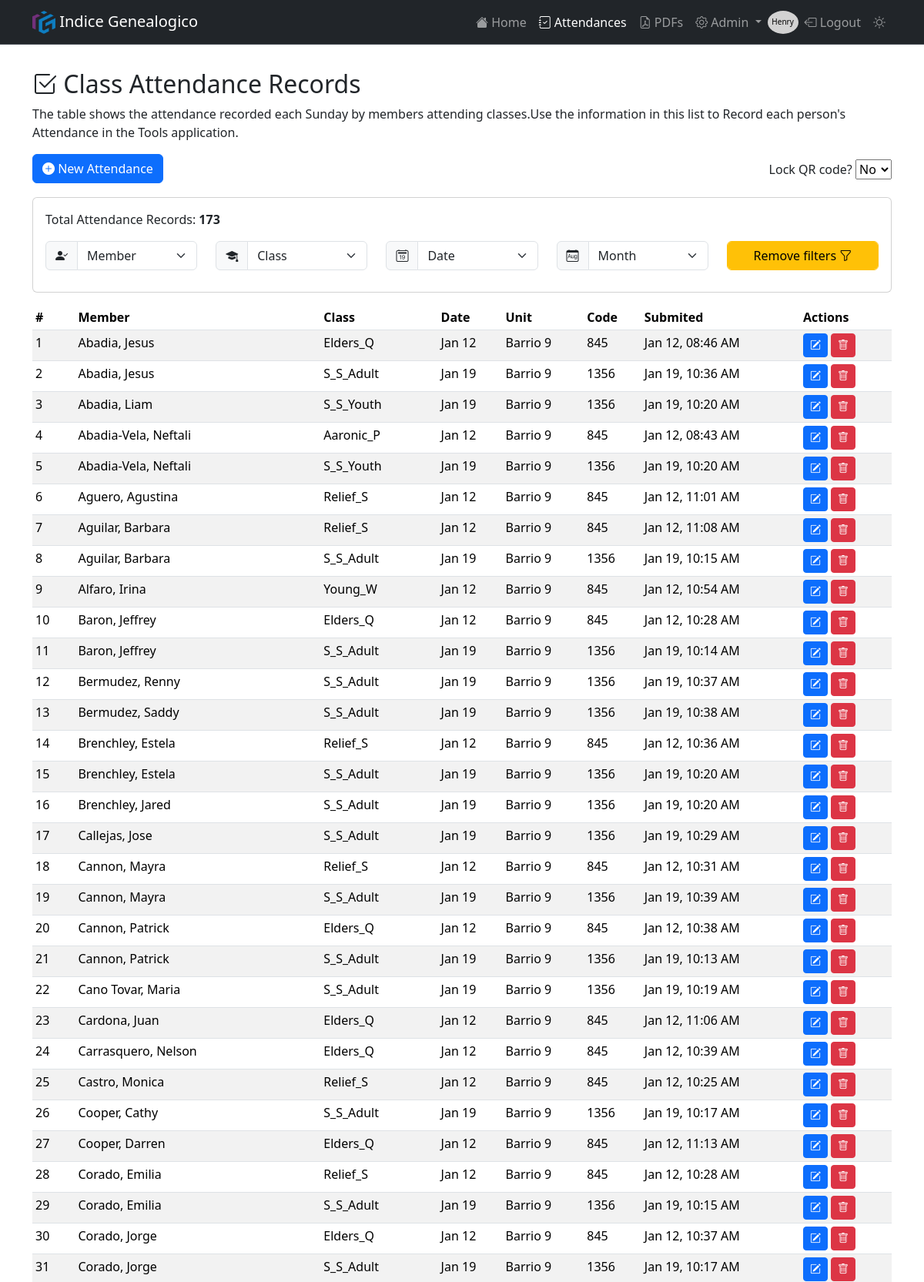
The app's page /attendances (signed in, upper part) with its own data.
### models.py (models this page shows, shortened)
class Setup(db.Model):
    __tablename__ = 'setup'
    id    = db.Column(db.Integer, primary_key=True)
    key   = db.Column(db.String(50), unique=True, nullable=False)
    value = db.Column(db.String(50), nullable=False)

class Attendance(db.Model):
    __tablename__ = 'attendance'
    id                  = db.Column(db.Integer, primary_key=True)
    student_name        = db.Column(db.String(50), nullable=False)
    class_id            = db.Column(db.Integer, db.ForeignKey('classes.id'), nullable=False)
    class_code          = db.Column(db.String(5), nullable=True)
    sunday_date         = db.Column(db.Date, nullable=False)
    sunday_code         = db.Column(db.String(10), nullable=True)
    submit_date         = db.Column(db.DateTime, default=lambda: datetime.now(Config.MOUNTAIN_TZ), nullable=False)
    meeting_center_id   = db.Column(db.Integer, db.ForeignKey('meeting_center.id'), nullable=False)
    __table_args__ = (db.UniqueConstraint('student_name', 'sunday_date', 'meeting_center_id', name='unique_attendance'),)

class Classes(db.Model):
    __tablename__     = 'classes'
    id                = db.Column(db.Integer, primary_key=True)
    class_name        = db.Column(db.String(50), nullable=False)
    short_name        = db.Column(db.String(20), nullable=False)
    class_code        = db.Column(db.String(10), nullable=False)
    class_type        = db.Column(db.String(10), nullable=False, default='Extra')
    schedule          = db.Column(db.String(10), nullable=True)
    is_active         = db.Column(db.Boolean, nullable=False, default=True)
    class_color       = db.Column(db.String(7), nullable=True, default="#000000")
    meeting_center_id = db.Column(db.Integer, db.ForeignKey('meeting_center.id'), nullable=False)
    attendances       = db.relationship('Attendance', backref=db.backref('classes', lazy=True), cascade="all, delete-orphan")
    __table_args__    = (
        UniqueConstraint('class_code', 'meeting_center_id', name='uq_class_code_meeting_center'),
        UniqueConstraint('class_name', 'meeting_center_id', name='uq_class_name_meeting_center'),
        UniqueConstraint('short_name', 'meeting_center_id', name='uq_short_name_meeting_center'),
    )
    def delete(self):
        if self.attendances:
            raise ValueError(_('Cannot delete a class with registered attendance.'))
        db.session.delete(self)

class MeetingCenter(db.Model):
    __tablename__ = 'meeting_center'
    id          = db.Column(db.Integer, primary_key=True)
    unit_number = db.Column(db.Integer, unique=True, nullable=False)
    name        = db.Column(db.String(50), nullable=False)
    short_name  = db.Column(db.String(20), nullable=False)
    city        = db.Column(db.String(50), nullable=True)
    start_time  = db.Column(db.Time, nullable=True)
    end_time    = db.Column(db.Time, nullable=True)
    attendances = db.relationship('Attendance', backref=db.backref('meeting_center', lazy=True), cascade="all, delete-orphan")
    users       = db.relationship('User',       backref=db.backref('meeting_center', lazy=True), cascade="all, delete-orphan")
    classes     = db.relationship('Classes',    backref=db.backref('meeting_center', lazy=True), cascade="all, delete-orphan")
    def delete(self):
        if self.attendances:
            raise ValueError(_('Cannot delete a church unit with registered attendance.'))
        db.session.delete(self)

### routes.py (the view, shortened to what this page needs)
@bp.route('/attendances', methods=['GET', 'POST'])
@role_required('User', 'Admin', 'Owner')
def attendances():
    role              = session.get('role')
    months_abr        = get_months()
    meeting_center_id = session.get('meeting_center_id')
    classes  = db.session.query(Classes.id, Classes.short_name).join(Attendance, Attendance.class_id == Classes.id).distinct().all()
    students = db.session.query(Attendance.student_name.distinct()).all()
    sundays  = db.session.query(Attendance.sunday_date.distinct()).all()
    years    = db.session.query(func.strftime('%Y', Attendance.sunday_date).label('year')).distinct().all()
    months   = db.session.query(func.strftime('%m', Attendance.sunday_date).label('month')).distinct().all()
    class_code    = request.args.get('class')
    class_name    = request.args.get('class_name')
    student_name  = request.args.get('student_name')
    sunday_date   = request.args.get('sunday_date')
    code_verification_setting = Setup.query.filter_by(key='code_verification').first()
    query = db.session.query(
    Attendance.id,
    Attendance.student_name,
    Classes.short_name.label('class_short_name'),
    Attendance.class_code,
    Attendance.sunday_date,
    Attendance.submit_date,
    Attendance.sunday_code,
    MeetingCenter.short_name.label('meeting_short_name')
).join(
    Classes,
    (Attendance.class_code == Classes.class_code) & (Attendance.meeting_center_id == Classes.meeting_center_id)
).join(
    MeetingCenter,
    Attendance.meeting_center_id == MeetingCenter.id)
    if role == 'Admin' or role == 'User':
        query = query.filter(Attendance.meeting_center_id == meeting_center_id)
    elif role == 'Owner':
        pass
    if class_name:
        query = query.filter(Classes.short_name.ilike(f'%{class_name}%'))
    if student_name:
        query = query.filter(Attendance.student_name.ilike(f'%{student_name}%'))
    if sunday_date:
        try:
            date_filter = datetime.strptime(sunday_date, '%Y-%m-%d').date()
            query = query.filter(Attendance.sunday_date == date_filter)
        except ValueError:
            pass
    selected_year = request.args.get('year')
    if selected_year:
        query = query.filter(func.strftime('%Y', Attendance.sunday_date) == selected_year)
    selected_month = request.args.get('month')
    if selected_month:
        query = query.filter(func.strftime('%m', Attendance.sunday_date) == selected_month.zfill(2))
    attendances     = query.order_by(Attendance.student_name, Attendance.sunday_date, Attendance.class_id).all()
    total_registros = len(attendances)
    has_records     = Attendance.query.count() > 0
    verification_enabled = code_verification_setting.value if code_verification_setting else 'true'
    return render_template('attendances.html', attendances=attendances, verification_enabled=verification_enabled,
                           has_records=has_records, classes=classes, students=students, sundays=sundays, months=months,
                           years=years, total_registros=total_registros, months_abr=months_abr)

### app.py (called while the page is built)
def get_locale():
    forced_language = 'es'  # Cambia a 'pt' o cualquier otro idioma que quieras probar
    if forced_language in Config.LANGUAGES:
        return forced_language
    lang = request.cookies.get('lang')
    if lang in Config.LANGUAGES:
        return lang
    return request.accept_languages.best_match(Config.LANGUAGES)

### utils.py (called while the page is built)
def role_required(*roles):
    def decorator(f):
        @wraps(f)
        def decorated_function(*args, **kwargs):
            user_role = session.get('role')  # Suponiendo que el rol se almacena en la sesión
            if user_role not in roles:
                flash('You do not have permission to perform this action.', 'danger')
                return redirect(url_for('routes.login'))  # Ajusta la ruta de redirección según sea necesario
            return f(*args, **kwargs)
        return decorated_function
    return decorator

def get_months():
    return [
        ('1', _('Jan')),
        ('2', _('Feb')),
        ('3', _('Mar')),
        ('4', _('Apr')),
        ('5', _('May')),
        ('6', _('Jun')),
        ('7', _('Jul')),
        ('8', _('Aug')),
        ('9', _('Sep')),
        ('10', _('Oct')),
        ('11', _('Nov')),
        ('12', _('Dec'))
    ]

### templates/attendances.html (shortened to what this page needs)
{% extends "layout.html" %}
{% block content %}
<div class="blog-post">
  <h2><i class="bi bi-check2-square"></i> {{ _('Class Attendance Records') }}</h2>
  <div class="twoColumns">
    <p class="mb-3">
      {{ _('The table shows the attendance recorded each Sunday by members attending classes.Use the information in this list to Record each person\'s Attendance in the Tools application.') }}
    </p>
  </div>
  {% if session['role'] == 'Admin' or session['role'] == 'Owner' %}
  <div class="row g-2 d-flex justify-content-between">
    <div class="col-auto">
      <a class="btn btn-primary col-auto" href="{{ url_for('routes.create_attendance') }}"><i class="bi bi-plus-circle-fill"></i> {{ _('New Attendance') }}</a>
    </div>
    <form class="col-auto" id="verificationForm" method="POST" action="/attendances">
      <div class="form-inline mb-3">
        <label class="my-2 mr-2 col-auto" for="code_verification">{{ _('Lock QR code?') }} </label>
        <select class="custom-select my-1 mr-sm-2" name="code_verification" id="code_verification" data-toggle="tooltip"
          title="Al activar la Verificacion de Domingo, solo se podrá usar la imagen de QR Code impresa para esa semana."
          onchange="submitVerificationForm()">
          <option value="false" {% if verification_enabled=='false' %}selected{% endif %}>No</option>
        </select>
      </div>
    </form>
  </div>
  {% endif %}
  <div class="mb-5">
    <form id="filterForm" method="GET" action="/attendances" class="card mb-3 p-3">
      {% include 'partials/form_filter.html' %}
    </form>
    <form method="POST" action="/attendances" class="pb-2">
      <table class="table table-striped table-sm">
        <thead class="thead-dark">
          <tr>
            <th scope="col">#</th>
            <th scope="col">{{ _('Member') }}</th>
            <th scope="col">{{ _('Class') }}</th>
            <th scope="col">{{ _('Date') }}</th>
            {% if session['role'] == 'Owner' %}
            <th scope="col">{{ _('Unit') }}</th>
            <th scope="col">{{ _('Code') }}</th>
            {% endif %}
            {% if session['role'] == 'Admin' or session['role'] == 'Owner' %}
            <th scope="col" class="d-none d-md-table-cell">{{ _('Submited') }}</th>
            {% endif %}
            {% if session['role'] == 'Owner' or session['role'] == 'Admin' %}
            <th scope="col">{{ _('Actions') }}</th>
            {% endif %}
          </tr>
        </thead>
        <tbody>
          {% for attendance in attendances %}
          <tr>
            <td scope="row">{{ loop.index }}</td>
            <td style="text-transform:capitalize">{{attendance.student_name}}</td>
            <td>{{_(attendance.class_short_name)}}</td>
            <td>{{_(attendance.sunday_date.strftime("%b %d"))}}</td>
            {% if session['role'] == 'Owner' %}
            <td>{{_(attendance.meeting_short_name)}}</td>
            <td>{{_(attendance.sunday_code)}}</td>
            {% endif %}
            {% if session['role'] == 'Admin' or session['role'] == 'Owner' %}
            <td class="d-none d-md-table-cell">{{_(attendance.submit_date.strftime("%b %d, %I:%M %p"))}}</td>
            <td>
              <a type="button" class="btn btn-primary btn-sm"
                href="{{ url_for('routes.update_attendance', id=attendance.id, **request.args.to_dict()) }}"><i
                  class="bi bi-pencil-square"></i></a>
              {% endif %}
              {% if session['role'] == 'Owner' %}
              <form id="deleteForm-attendance-{{ attendance.id }}"
                action="{{ url_for('routes.delete_attendance', id=attendance.id, **request.args.to_dict()) }}"
                method="post" style="display:inline;">
                <button type="button" class="btn btn-danger btn-sm" data-toggle="tooltip" title="{{ _('Eliminar asistencia') }}"
                  onclick="confirmDelete('attendance', {{ attendance.id }})">
                  <i class="bi bi-trash"></i>
                </button>
              </form>
              {% endif %}
            </td>
          </tr>
          {% endfor %}
        </tbody>
      </table>
    </form>
    {% endblock %}

### static/css/styles.css (style rules this page uses)
body { display: flex; min-height: 100vh; flex-direction: column; }

### records on screen
Setup: code_verification "No"
Attendance: student_name "Abadia, Jesus"
Attendance: student_name "Abadia, Jesus"
Attendance: student_name "Abadia, Liam"
Attendance: student_name "Abadia-Vela, Neftali"
Attendance: student_name "Abadia-Vela, Neftali"
Attendance: student_name "Aguero, Agustina"
Attendance: student_name "Aguilar, Barbara"
Attendance: student_name "Aguilar, Barbara"
Attendance: student_name "Alfaro, Irina"
Attendance: student_name "Baron, Jeffrey"
Attendance: student_name "Baron, Jeffrey"
Attendance: student_name "Bermudez, Renny"
Attendance: student_name "Bermudez, Saddy"
Attendance: student_name "Brenchley, Estela"
Attendance: student_name "Brenchley, Estela"
Attendance: student_name "Brenchley, Jared"
Attendance: student_name "Callejas, Jose"
Attendance: student_name "Cannon, Mayra"
Attendance: student_name "Cannon, Mayra"
Attendance: student_name "Cannon, Patrick"
Attendance: student_name "Cannon, Patrick"
Attendance: student_name "Cano Tovar, Maria"
Attendance: student_name "Cardona, Juan"
Attendance: student_name "Carrasquero, Nelson"
Attendance: student_name "Castro, Monica"
Attendance: student_name "Cooper, Cathy"
Attendance: student_name "Cooper, Darren"
Attendance: student_name "Corado, Emilia"
Attendance: student_name "Corado, Emilia"
Attendance: student_name "Corado, Jorge"
Attendance: student_name "Corado, Jorge"

### other values on screen
{{ session['user_name'] }} "Henry"
{{ total_registros }} "173"
form field student_name "Member"
form field class_name "Class"
form field sunday_date "Date"
form field month "Month"
